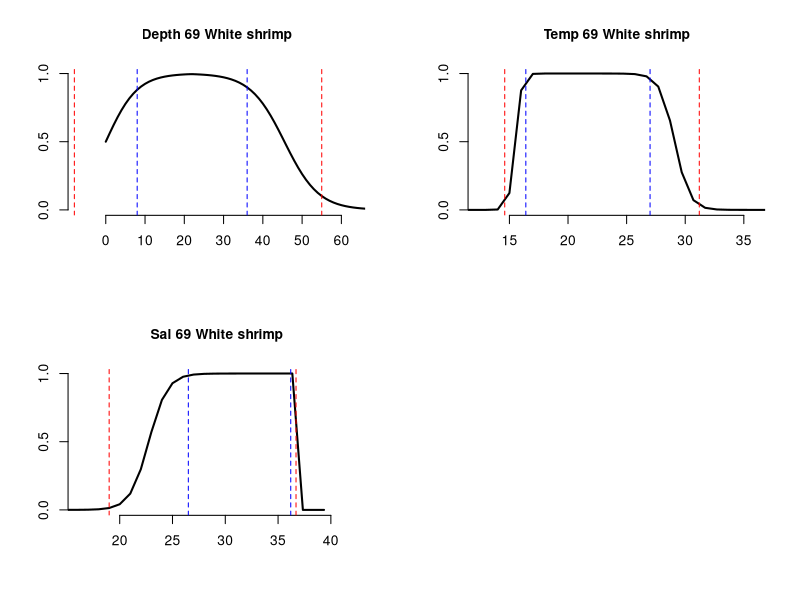

Recreate this plot in R. (Note: this script raises an error after producing the figure.)

rm(list=ls()); gc()
fg_pref <- read.csv("./Ecospace-preference-functions/intermediate-ouput/fg-env-preference-parameters-adjusted.csv")
dir_out <- "./Ecospace-preference-functions/output-for-Ecospace/"

## -----------------------------------------------------------------------------
##
## Logistic function

doublelogistic <- function(max = 400, steps = 400, range = 'wide', min_abs, min_prf, max_prf, max_abs){ 

  #j = 42; max = 30; steps = 1200; range = 'nar'; min_abs = fg_pref$SalinityMin[j]; min_prf = fg_pref$SalinityPrefMin[j]; max_prf = fg_pref$SalinityPrefMax[j]; max_abs = fg_pref$SalinityMax[j]
  #j = 39; max = 30; steps = 1200; range = 'wide'; min_abs = fg_pref$DepthMin[j]; min_prf = fg_pref$DepthPrefMin[j]; max_prf = fg_pref$DepthPrefMax[j]; max_abs = fg_pref$DepthMax[j]
  mid_prf <- min_prf + (max_prf - min_prf) / 2 ## Midpoint. Change from increasing to decreasing logistic function
  mid <- ifelse(mid_prf > max, max, mid_prf)
  step_size <-  max / steps
  x1  <- seq(0, mid-step_size, by = step_size)
  x2  <- seq(mid, max, by = step_size)
  r1  <- min_prf - min_abs 
  r2  <- max_abs - max_prf 
  C1  <- min_abs + r1 / 2
  C2  <- max_prf + r2 / 2
  B1  <- ifelse(range == 'wide', 1/sqrt(r1), 1/log10(r1)) ## Curve shape inversely proportional to range size
  B2  <- ifelse(range == 'wide', 1/sqrt(r2), 1/log10(r2))
  if(B1 < 0) B1 = Inf
  if(B2 < 0) B2 = Inf
  S   <- 1
  A1 = 0; D1 = 1; A2 = 1; D2 = 0
  
  ## Logistic equations
  f1 <- function(x)     1 / (1 + exp(B1*(C1-x)))^S ## Increasing logistic eq.
  f2 <- function(x) 1 - 1 / (1 + exp(B2*(C2-x)))^S ## Decreasing logistic eq.
  ## 1 = value of the horizontal asymptote when x→−∞
  ## 0 = value of the horizontal asymptote when x→+∞
  ## B describes how rapidly the curve makes its transition between the two asymptotes
  ## S describes the asymmetry of the curve. The curve is symmetric when S=1. 
  ## C is a location parameter, which does not have a nice interpretation, 
  ##   unless S=1 when the curve has an inflection point at x=C.
  ##   In the case when S=1, C is the value of x for which f(x) is the midpoint between the two asymptotes
  
  y1 <- f1(x1)
  y2 <- f2(x2)
  out <- data.frame(x = c(x1, x2), y = c(y1, y2))
  out <- out[1:steps, ] 
  return(out)
}

plot_pref_func <- function(p1, p2, p3, p4, fg_num, fg_name,
                           max = 400, xmin = 0, scale_xaxis = 'y', range = 'wide', driver = '') {
  #j = 42; max = 400; xmin=0; scale_xaxis = 'y'; p1 = fg_pref$TempMin[j]; p2 = fg_pref$TempPrefMin[j]; p3 = fg_pref$TempPrefMax[j]; p4 = fg_pref$TempMax[j]; fg_num = fg_pref$EwE_num[j]; fg_name = fg_pref$EwE_name[j]
  #range = 'wide'
  pref_func <- doublelogistic(max = max, steps = max, range = range, p1, p2, p3, p4)
  xlim <- ifelse(p4 < max, p4+p4*0.15, max)
  xmax <- ifelse(scale_xaxis == 'y', xlim, max)
  xmin <- ifelse(scale_xaxis == 'y', p1-p1*0.15, 0)
  plot(pref_func$x, pref_func$y, 
       main = paste(driver, fg_num, fg_name),
       type = "l", ylab = "", xlab = "", cex.main = 1, bty = 'n',
       xlim = c(xmin, xmax), ylim = c(0,1), yaxt='n', lwd=2)
  axis(side = 2, at=c(0,0.5,1))
  abline(v = p1,  col = "red", lty = "dashed")
  abline(v = p2,  col = "blue", lty = "dashed")
  abline(v = p3,  col = "blue", lty = "dashed")
  abline(v = p4,  col = "red", lty = "dashed")
}

## Test preference functions -------------------------
j = 65
par(mfrow=c(2,2))
plot_pref_func(fg_pref$DepthMin[j], fg_pref$DepthPrefMin[j], 
               fg_pref$DepthPrefMax[j], fg_pref$DepthMax[j], 
               fg_num = fg_pref$EwE_num[j], 
               fg_name = fg_pref$EwE_name[j],
               max = 400, scale_xaxis = 'y', range = 'wide',
               driver = "Depth")

plot_pref_func(fg_pref$TempMin[j], fg_pref$TempPrefMin[j], 
               fg_pref$TempPrefMax[j], fg_pref$TempMax[j], 
               fg_num = fg_pref$EwE_num[j], 
               fg_name = fg_pref$EwE_name[j],
               max = 40, scale_xaxis = 'y', range = 'nar',
               driver = "Temp")

plot_pref_func(fg_pref$SalinityMin[j], fg_pref$SalinityPrefMin[j], 
               fg_pref$SalinityPrefMax[j], fg_pref$SalinityMax[j], 
               fg_num = fg_pref$EwE_num[j], 
               fg_name = fg_pref$EwE_name[j],
               max = 40, scale_xaxis = 'y', range = 'nar',
               driver = "Sal")


## -----------------------------------------------------------------------------
##
## Make matrices for Ecospace

## Depth -----------------------------------------------------------------------
driver = "Depth"
range = "wide"
max = 551
n_steps = 1200

## Make depth preferences
fg_pref$EwE_name; nrow(fg_pref)

## Make depth preference matrix
depth_mat = matrix(nrow = 1203, ncol = nrow(fg_pref))
row.names(depth_mat) = c("Name", "Left_limit", "Right_limit", 1:1200)
colnames(depth_mat) = fg_pref$EwE_name
#maxmapdepth = 1083

## Loop through functional groupos
for (i in 1:ncol(depth_mat)){
  #  i = 2
  absmin = fg_pref$DepthMin[i]
  prfmin = fg_pref$DepthPrefMin[i]
  prfmax = fg_pref$DepthPrefMax[i]
  absmax = fg_pref$DepthMax[i]
  
  pref_func <- doublelogistic(max = max, steps = n_steps, range = range, 
                              absmin, prfmin, prfmax, absmax)
  
  name = paste0(driver, "_", fg_pref$EwE_num[i], "_", 
                gsub("[[:space:]]", "-", fg_pref$EwE_name[i]))
  print(name)
  outvec = c(name, 0, max, pref_func$y)
  depth_mat[ ,i] = outvec[1:1203]
}

## Write out depth matrix for Ecospace
write.csv(depth_mat, paste0(dir_out, driver, "-pref-func-", ncol(depth_mat), "fg-", "max", max, "-", n_steps, "L.csv"), row.names = T)

## -----------------------------------------------------------------------------
## Temperature 
driver = "Temp"
range = "nar"
max = 40
n_steps = 1200

## Make preference matrix
pref_mat = matrix(nrow = 1203, ncol = nrow(fg_pref))
row.names(pref_mat) = c("Name", "Left_limit", "Right_limit", 1:1200)
colnames(pref_mat) = fg_pref$EwE_name

## Loop through functional groupos
for (i in 1:ncol(pref_mat)){
  #  i = 2
  absmin = fg_pref$TempMin[i]
  prfmin = fg_pref$TempPrefMin[i]
  prfmax = fg_pref$TempPrefMax[i]
  absmax = fg_pref$TempMax[i]
  
  pref_func <- doublelogistic(max = max, steps = n_steps, range = range, 
                              absmin, prfmin, prfmax, absmax)
  
  name = paste0(driver, "_", fg_pref$EwE_num[i], "_", 
                gsub("[[:space:]]", "-", fg_pref$EwE_name[i]))
  print(name)
  outvec = c(name, 0, max, pref_func$y)
  pref_mat[ ,i] = outvec[1:1203]
}

## Write out depth matrix for Ecospace
write.csv(pref_mat, paste0(dir_out, driver, "-pref-func-", ncol(depth_mat), "fg-", "max", max, "-", n_steps, "L.csv"), row.names = T)

## -----------------------------------------------------------------------------
## Salinity 
driver = "Sal"
range = "nar"
max = 40
n_steps = 1200

## Make preference matrix
pref_mat = matrix(nrow = 1203, ncol = nrow(fg_pref))
row.names(pref_mat) = c("Name", "Left_limit", "Right_limit", 1:1200)
colnames(pref_mat) = fg_pref$EwE_name

## Loop through functional groupos
for (i in 1:ncol(pref_mat)){
  #  i = 2
  absmin = fg_pref$SalinityMin[i]
  prfmin = fg_pref$SalinityPrefMin[i]
  prfmax = fg_pref$SalinityPrefMax[i]
  absmax = fg_pref$SalinityMax[i]
  
  pref_func <- doublelogistic(max = max, steps = n_steps, range = range, 
                              absmin, prfmin, prfmax, absmax)
  
  name = paste0(driver, "_", fg_pref$EwE_num[i], "_", 
                gsub("[[:space:]]", "-", fg_pref$EwE_name[i]))
  print(name)
  outvec = c(name, 0, max, pref_func$y)
  pref_mat[ ,i] = outvec[1:1203]
}

## Write out depth matrix for Ecospace
write.csv(pref_mat, paste0(dir_out, driver, "-pref-func-", ncol(depth_mat), "fg-", "max", max, "-", n_steps, "L.csv"), row.names = T)












## -----------------------------------------------------------------------------
## Make plots
nwide = 6
nhigh = 6
pg_plts = nwide * nhigh
n_plots = nrow(fg_pref) * 3
max_depth = 400
max_temp = 40
max_sal = 40

w = 8.5
h = 11 
pdf("./Ecospace-preference-functions/figures/Pref-functions-depth-temp-sal.pdf", width = w, height = h, 
    onefile = T)
for(i in seq(1, n_plots, pg_plts)) {
  par(mfrow=c(6,6))
  for(j in seq(i, i+35)) {
    plot_pref_func(fg_pref$DepthMin[j], fg_pref$DepthPrefMin[j], 
                   fg_pref$DepthPrefMax[j], fg_pref$DepthMax[j], 
                   fg_num = fg_pref$EwE_num[j], 
                   fg_name = fg_pref$EwE_name[j],
                   max = max_depth, scale_xaxis = 'y', range = 'wide',
                   driver = "Depth")
    
    plot_pref_func(fg_pref$TempMin[j], fg_pref$TempPrefMin[j], 
                   fg_pref$TempPrefMax[j], fg_pref$TempMax[j], 
                   fg_num = fg_pref$EwE_num[j], 
                   fg_name = fg_pref$EwE_name[j],
                   max = max_temp, scale_xaxis = 'y', range = 'nar',
                   driver = "Temp")
    
    plot_pref_func(fg_pref$SalinityMin[j], fg_pref$SalinityPrefMin[j], 
                   fg_pref$SalinityPrefMax[j], fg_pref$SalinityMax[j], 
                   fg_num = fg_pref$EwE_num[j], 
                   fg_name = fg_pref$EwE_name[j],
                   max = max_sal, scale_xaxis = 'y', range = 'nar',
                   driver = "Sal")
  }
}
dev.off()





par(mfrow=c(6,6))
for(j in 1:12){
  plot_pref_func(fg_pref$DepthMin[j], fg_pref$DepthPrefMin[j], 
                 fg_pref$DepthPrefMax[j], fg_pref$DepthMax[j], 
                 fg_num = fg_pref$EwE_num[j], 
                 fg_name = fg_pref$EwE_name[j],
                 max = max_depth, scale_xaxis = 'y', range = 'wide',
                 driver = "Depth")
  
  plot_pref_func(fg_pref$TempMin[j], fg_pref$TempPrefMin[j], 
                 fg_pref$TempPrefMax[j], fg_pref$TempMax[j], 
                 fg_num = fg_pref$EwE_num[j], 
                 fg_name = fg_pref$EwE_name[j],
                 max = max_temp, scale_xaxis = 'y', range = 'nar',
                 driver = "Temp")
  
  plot_pref_func(fg_pref$SalinityMin[j], fg_pref$SalinityPrefMin[j], 
                 fg_pref$SalinityPrefMax[j], fg_pref$SalinityMax[j], 
                 fg_num = fg_pref$EwE_num[j], 
                 fg_name = fg_pref$EwE_name[j],
                 max = max_sal, scale_xaxis = 'y', range = 'nar',
                 driver = "Sal")
}





## Plot depth with varying X-axis (depth) --------------------------------------
max = 400




w = 8.5
h = 11 
pdf("./Ecospace-preference-functions/figures/Depth-pref-dbl-logistic_xaxis-set.pdf", width = w, height = h, 
    onefile = T)
par(mfrow=c(6,6))

max <- 400
for(j in 1:36){
  i = 1
  p1 <- fg_pref$DepthMin[j] 
  p2 <- fg_pref$DepthPrefMin[j] 
  p3 <- fg_pref$DepthPrefMax[j] 
  p4 <- fg_pref$DepthMax[j] 
  plot_preference_function(p1, p2, p3, p4, 
                           fg_num = fg_pref$EwE_num[j], 
                           fg_name = fg_pref$EwE_name[j],
                           max = max, scale_xaxis = 'n', range = 'wide')
}

for(j in 37:72){
  p1 <- fg_pref$DepthMin[j] 
  p2 <- fg_pref$DepthPrefMin[j] 
  p3 <- fg_pref$DepthPrefMax[j] 
  p4 <- fg_pref$DepthMax[j] 
  plot_preference_function(p1, p2, p3, p4, 
                           fg_num = fg_pref$EwE_num[j], 
                           fg_name = fg_pref$EwE_name[j],
                           max = max, 
                           scale_xaxis = 'n')
}
dev.off()



## Temperature -----------------------------------------------------------------
pdf("./Ecospace-preference-functions/figures/Temp-pref-dbl-logistic.pdf", width = w, height = h, 
    onefile = T)

max = 34
par(mfrow=c(6,6))
for(j in 1:36){
  p1 <- fg_pref$TempMin[j] 
  p2 <- fg_pref$TempPrefMin[j] 
  p3 <- fg_pref$TempPrefMax[j] 
  p4 <- fg_pref$TempMax[j] 
  plot_preference_function(p1, p2, p3, p4, 
                           fg_num = fg_pref$EwE_num[j], 
                           fg_name = fg_pref$EwE_name[j],
                           max = max, 
                           scale_xaxis = 'n')
}

for(j in 37:72){
  p1 <- fg_pref$TempMin[j] 
  p2 <- fg_pref$TempPrefMin[j] 
  p3 <- fg_pref$TempPrefMax[j] 
  p4 <- fg_pref$TempMax[j] 
  plot_preference_function(p1, p2, p3, p4, 
                           fg_num = fg_pref$EwE_num[j], 
                           fg_name = fg_pref$EwE_name[j],
                           max = max, 
                           scale_xaxis = 'n')
}
dev.off()


## Salinity -----------------------------------------------------------------
pdf("./Ecospace-preference-functions/figures/Salinity-pref-dbl-logistic.pdf", width = w, height = h, 
    onefile = T)

max(fg_pref$SalinityMax[j])
max = 38
par(mfrow=c(6,6))
for(j in 1:36){
  p1 <- fg_pref$SalinityMin[j] 
  p2 <- fg_pref$SalinityPrefMin[j] 
  p3 <- fg_pref$SalinityPrefMax[j] 
  p4 <- fg_pref$SalinityMax[j] 
  plot_preference_function(p1, p2, p3, p4, 
                           fg_num = fg_pref$EwE_num[j], 
                           fg_name = fg_pref$EwE_name[j],
                           max = max, xmin = 15,
                           scale_xaxis = 'y')
}

for(j in 37:72){
  p1 <- fg_pref$SalinityMin[j] 
  p2 <- fg_pref$SalinityPrefMin[j] 
  p3 <- fg_pref$SalinityPrefMax[j] 
  p4 <- fg_pref$SalinityMax[j] 
  plot_preference_function(p1, p2, p3, p4, 
                           fg_num = fg_pref$EwE_num[j], 
                           fg_name = fg_pref$EwE_name[j],
                           max = max, xmin = 15,
                           scale_xaxis = 'y')
}
dev.off()


